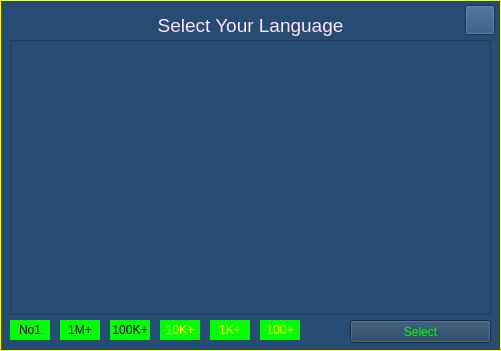
  <widget class="QFrame" name="frm_section">
   <property name="geometry">
    <rect>
     <x>580</x>
     <y>350</y>
     <width>501</width>
     <height>351</height>
    </rect>
   </property>
   <property name="styleSheet">
    <string notr="true">color: rgb(255, 255, 0);
background-color: rgb(38, 76, 115);</string>
   </property>
   <property name="frameShape">
    <enum>QFrame::Box</enum>
   </property>
   <property name="frameShadow">
    <enum>QFrame::Plain</enum>
   </property>
   <property name="lineWidth">
    <number>1</number>
   </property>
   <widget class="QLabel" name="lbl_section_title">
    <property name="geometry">
     <rect>
      <x>10</x>
      <y>10</y>
      <width>481</width>
      <height>31</height>
     </rect>
    </property>
    <property name="font">
     <font>
      <pointsize>14</pointsize>
     </font>
    </property>
    <property name="styleSheet">
     <string notr="true">color: rgb(255, 228, 255);</string>
    </property>
    <property name="text">
     <string>Select Your Language</string>
    </property>
    <property name="alignment">
     <set>Qt::AlignCenter</set>
    </property>
   </widget>
   <widget class="QPushButton" name="btn_section_select">
    <property name="geometry">
     <rect>
      <x>350</x>
      <y>320</y>
      <width>141</width>
      <height>23</height>
     </rect>
    </property>
    <property name="styleSheet">
     <string notr="true">QPushButton {color: #00ff00; background-color: #1e3c5b;} QPushButton:hover {background-color: qlineargradient(spread:pad, x1:0, y1:0.00568182, x2:0.98, y2:0.982955, stop:0 rgb(38, 19, 255), stop:1 rgb(150, 207, 207));}</string>
    </property>
    <property name="text">
     <string>Select</string>
    </property>
   </widget>
   <widget class="QListWidget" name="lst_section">
    <property name="geometry">
     <rect>
      <x>10</x>
      <y>40</y>
      <width>481</width>
      <height>275</height>
     </rect>
    </property>
    <property name="font">
     <font>
      <pointsize>14</pointsize>
     </font>
    </property>
   </widget>
   <widget class="QPushButton" name="btn_section_close">
    <property name="geometry">
     <rect>
      <x>465</x>
      <y>5</y>
      <width>30</width>
      <height>30</height>
     </rect>
    </property>
    <property name="styleSheet">
     <string notr="true">QPushButton:hover {background-color: rgb(48, 96, 147);}</string>
    </property>
    <property name="text">
     <string/>
    </property>
    <property name="icon">
     <iconset>
      <normaloff>../images/close.png</normaloff>../images/close.png</iconset>
    </property>
    <property name="iconSize">
     <size>
      <width>25</width>
      <height>25</height>
     </size>
    </property>
    <property name="autoDefault">
     <bool>false</bool>
    </property>
    <property name="flat">
     <bool>false</bool>
    </property>
   </widget>
   <widget class="QLabel" name="lbl_section_legend1">
    <property name="geometry">
     <rect>
      <x>10</x>
      <y>320</y>
      <width>40</width>
      <height>20</height>
     </rect>
    </property>
    <property name="styleSheet">
     <string notr="true">background-color: rgb(0, 255, 0);
color: rgb(0, 0, 0);</string>
    </property>
    <property name="text">
     <string>No1</string>
    </property>
    <property name="alignment">
     <set>Qt::AlignCenter</set>
    </property>
   </widget>
   <widget class="QLabel" name="lbl_section_legend2">
    <property name="geometry">
     <rect>
      <x>60</x>
      <y>320</y>
      <width>40</width>
      <height>20</height>
     </rect>
    </property>
    <property name="styleSheet">
     <string notr="true">background-color: rgb(0, 255, 0);
color: rgb(0, 0, 0);</string>
    </property>
    <property name="text">
     <string>1M+</string>
    </property>
    <property name="alignment">
     <set>Qt::AlignCenter</set>
    </property>
   </widget>
   <widget class="QLabel" name="lbl_section_legend3">
    <property name="geometry">
     <rect>
      <x>110</x>
      <y>320</y>
      <width>40</width>
      <height>20</height>
     </rect>
    </property>
    <property name="styleSheet">
     <string notr="true">background-color: rgb(0, 255, 0);
color: rgb(0, 0, 0);</string>
    </property>
    <property name="text">
     <string>100K+</string>
    </property>
    <property name="alignment">
     <set>Qt::AlignCenter</set>
    </property>
   </widget>
   <widget class="QLabel" name="lbl_section_legend4">
    <property name="geometry">
     <rect>
      <x>160</x>
      <y>320</y>
      <width>40</width>
      <height>20</height>
     </rect>
    </property>
    <property name="styleSheet">
     <string notr="true">background-color: rgb(0, 255, 0);</string>
    </property>
    <property name="text">
     <string>10K+</string>
    </property>
    <property name="alignment">
     <set>Qt::AlignCenter</set>
    </property>
   </widget>
   <widget class="QLabel" name="lbl_section_legend5">
    <property name="geometry">
     <rect>
      <x>210</x>
      <y>320</y>
      <width>40</width>
      <height>20</height>
     </rect>
    </property>
    <property name="styleSheet">
     <string notr="true">background-color: rgb(0, 255, 0);</string>
    </property>
    <property name="text">
     <string>1K+</string>
    </property>
    <property name="alignment">
     <set>Qt::AlignCenter</set>
    </property>
   </widget>
   <widget class="QLabel" name="lbl_section_legend6">
    <property name="geometry">
     <rect>
      <x>260</x>
      <y>320</y>
      <width>40</width>
      <height>20</height>
     </rect>
    </property>
    <property name="styleSheet">
     <string notr="true">background-color: rgb(0, 255, 0);</string>
    </property>
    <property name="text">
     <string>100+</string>
    </property>
    <property name="alignment">
     <set>Qt::AlignCenter</set>
    </property>
   </widget>
  </widget>
